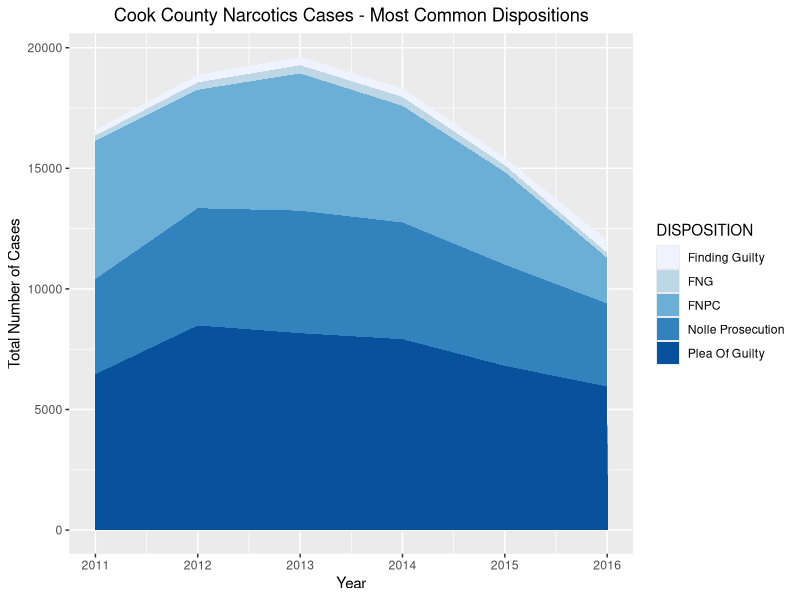
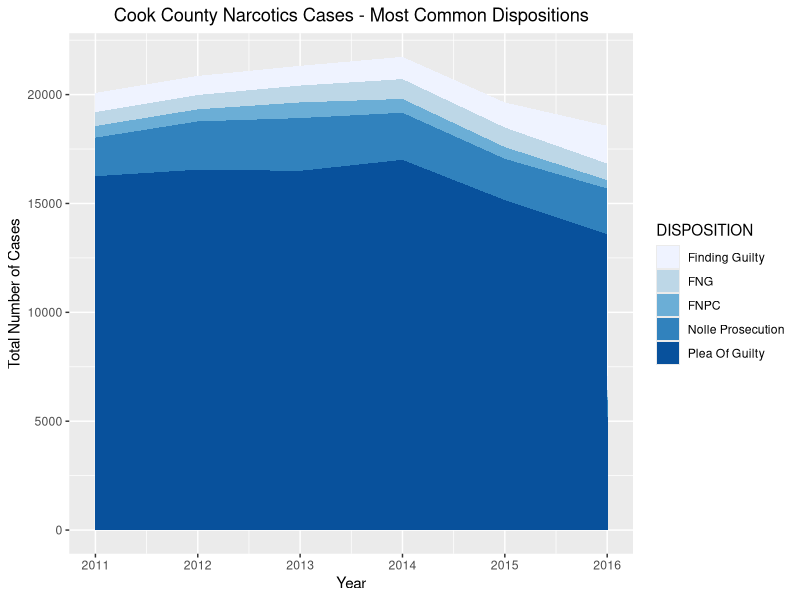

Generate these figures, in order, with R:
library(dplyr)
library(ggplot2)

# Dispositions
# FNPC -> "finding of no probable cause."
# FNG -> Finding not guilt
# Transferred - Misd Crt -> "Missed court?"
# BFW -> "A "bond forfeiture warrant," indicating the case cannot proceed because the
# defendant has failed to reappear for court.

#' @return data frame based on the original dataset from:
#' https://datacatalog.cookcountyil.gov/Courts/State-s-Attorney-Felony-Cases-Disposition-Outcomes/cqdb-r84f
#' The data are disaggregated by race, and a few new columns were added for ease of analysis.
#' See the comments below explaining the new columns - they're intended to make it easier to
#' analyze guilty pleas and cases that were "dropped" in some way.
prep_disaggregated <- function() {
  df <- read.csv('State_s_Attorney_Felony_Cases_-_Disposition_Outcomes_By_Offense_Type_and_Defendant_Race.csv')
  # Exclude blank dispositions, there are a few
  df <- df %>%
    filter(DISPOSITION != '') %>%
    group_by(YEAR, DISPOSITION, OFFENSE.TYPE) %>%
    summarise(total_defendants=sum(DEFENDANT.COUNT)) %>%
    mutate(
      # There are 4 "plea of guilty..." dispositions - group all of these in the `pled_guilty` column
      pled_guilty = grepl('^Plea', DISPOSITION)
    )
  
  return(df)
}

plea_rates <- function(df) {
  # "Nolle Prosecution" (SAO chose not to proceed)
  # "FNPC" (Finding of no probable cause)
  # Both of these _kind of_ mean "the cases was dismissed"
  not_dismissed <- df %>%
    filter(!DISPOSITION %in% c('Nolle Prosecution', 'FNPC'))
  
  not_dismissed_yearly_narco_summary <- not_dismissed %>%
    group_by(YEAR) %>%
    summarise(
      total_cases = sum(total_defendants),
      pled_guilty = sum(total_defendants[pled_guilty]),
      pct_pled = pled_guilty / total_cases
    )
  return(not_dismissed_yearly_narco_summary)
}

#' Answers the question: how often do narcotics cases end in a guilty plea, vs. other 
#' types of cases?
narcotics_vs_other_plea_rates <- function(df) {
  # Expects to have a "pled_guilty" column already present
  plea_rate_by_narco <- df %>%
    mutate(narcotics_case = OFFENSE.TYPE == 'Narcotics') %>%
    group_by(narcotics_case) %>%
    summarise(
      total_cases = sum(total_defendants),
      num_pled_guilty = sum(total_defendants[pled_guilty]),
      pct_pled_guilty= num_pled_guilty / total_cases 
    )
  return(plea_rate_by_narco)
}

#' Answers the question: what are the most common dispositions for the cases in the provided
#' data frame?
most_common_dispos <- function(df) {
  num_all_dispos <- sum(df$total_defendants)
  most_common <- df %>%
    group_by(DISPOSITION) %>%
    summarise(
      total_dispos = sum(total_defendants),
      pct_of_total = total_dispos / num_all_dispos
    ) %>%
    arrange(desc(total_dispos))
  
  return(most_common)
}

plot_narco_dispos_over_time <- function(df, dispositions_to_include) {
  # There are quite a few dispositions, most of which don't include very many cases. So let's only
  # plot a subset of those dispositions, which are passed in as a parameter
  only_most_common <- df %>%
    filter(DISPOSITION %in% dispositions_to_include)
  g <- ggplot(only_most_common, aes(x=YEAR, y=total_defendants, fill=DISPOSITION)) +
    geom_area() +
    scale_fill_brewer() +
    scale_x_continuous('Year') +
    scale_y_continuous('Total Number of Cases') +
    ggtitle('Cook County Narcotics Cases - Most Common Dispositions') +
    theme(plot.title = element_text(hjust = 0.5))
  print(g)
}

#' Answers question: how has the total number of narcotics cases changed over time?
total_narcos_over_time <- function(df) {
  yearly <- df %>%
    group_by(YEAR) %>%
    summarise(total_cases=sum(total_defendants))
  return(yearly)
}

df <- read.csv('State_s_Attorney_Felony_Cases_-_Disposition_Outcomes_By_Offense_Type_and_Defendant_Race.csv')
disagg <- prep_disaggregated()

plea_rates_by_narco <- narcotics_vs_other_plea_rates(disagg)
print('Plea rates: narcotics vs. other types')
print(plea_rates_by_narco)
only_narcotics <- disagg %>%
  filter(OFFENSE.TYPE == 'Narcotics')

non_narcotics <- disagg %>%
  filter(OFFENSE.TYPE != 'Narcotics')

most_common_dispos_for_narcos <- most_common_dispos(only_narcotics)
most_common_dispos_for_non_narcos <- most_common_dispos(non_narcotics)

print('Narcotics cases: most common disposition')
print(head(most_common_dispos_for_narcos))

print('Non-narcotics cases: most common disposition')
print(head(most_common_dispos_for_non_narcos))

not_dismissed_yearly_narco_summary <- plea_rates(only_narcotics)
print('Narcotics cases - not dismissed, by whether they were pled guilty')
print(not_dismissed_yearly_narco_summary)

not_dismissed_yearly_non_narcotics_summary <- plea_rates(non_narcotics)
print('NON-narcotics cases - not dismissed, by whether they were pled guilty')
print(not_dismissed_yearly_non_narcotics_summary)

total_yearly_narco <- total_narcos_over_time(only_narcotics)

plot_narco_dispos_over_time(
  only_narcotics,
  head(most_common_dispos_for_narcos$DISPOSITION, 5)
)

plot_narco_dispos_over_time(
  non_narcotics %>% group_by(YEAR, DISPOSITION) %>% summarise(total_defendants=sum(total_defendants)),
  head(most_common_dispos_for_non_narcos$DISPOSITION, 5)
)